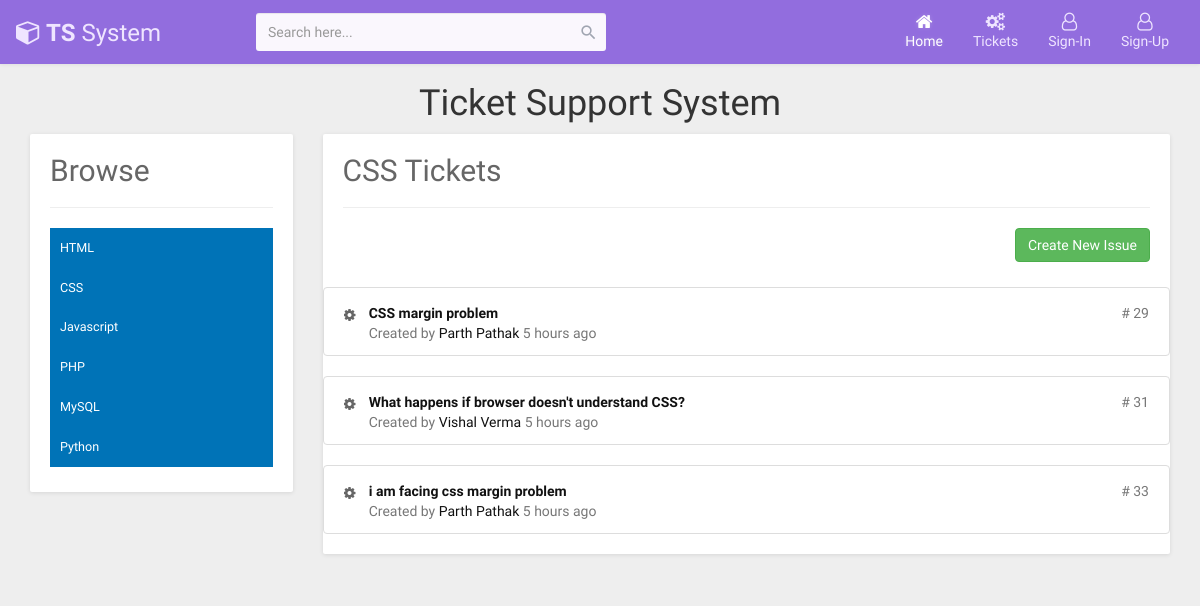
The page /tickets.php?catid=2 on the database its author committed.
### tables this page shows
CREATE TABLE `maintopics` (
  `topic_id` int(20) NOT NULL,
  `topic_name` varchar(255) NOT NULL,
  `topic_desc` varchar(255) NOT NULL,
  `topic_logo` varchar(255) NOT NULL,
  `created` timestamp NOT NULL DEFAULT current_timestamp() ON UPDATE current_timestamp()
);

CREATE TABLE `threads` (
  `thread_id` int(20) NOT NULL,
  `thread_title` varchar(255) NOT NULL,
  `thread_desc` varchar(255) NOT NULL,
  `thread_cat_id` int(20) NOT NULL,
  `thread_user_id` int(20) NOT NULL,
  `timestamp` datetime NOT NULL DEFAULT current_timestamp()
);

CREATE TABLE `users` (
  `userid` int(20) NOT NULL,
  `username` varchar(255) NOT NULL,
  `email` varchar(255) NOT NULL,
  `password` varchar(255) NOT NULL
);

### tickets.php (the view, shortened to what this page needs)
<?php
include "partials/dbconnect.php";
$catId = $_GET['catid'];
?>
<!DOCTYPE html>
<html lang="en">
<head>
  <link rel="stylesheet" href="https://maxcdn.bootstrapcdn.com/bootstrap/3.4.1/css/bootstrap.min.css">
  <link href="https://maxcdn.bootstrapcdn.com/font-awesome/4.3.0/css/font-awesome.min.css" rel="stylesheet">
  <link rel="stylesheet" href="assets\css\ticketstyle.css">
</head>
<?php
$sql_a = "SELECT * FROM threads WHERE thread_cat_id='$catId'";
$result_a = mysqli_query($conn, $sql_a);
$num_of_rows = mysqli_num_rows($result_a);
?>
<body>
<?php include "partials/navbar.php" ; ?>
<h1 class="text-center"> Ticket Support System </h1>
<div class="container">
<section class="content">
	<div class="row">
		<div class="col-md-3">
			<div class="grid support">
				<div class="grid-body">
					<h2>Browse</h2>
					<hr>
					<ul>
						<?php
						$sql_d = "SELECT * FROM maintopics ";
						$result_d = mysqli_query($conn, $sql_d);
						while($row_d = mysqli_fetch_assoc($result_d)){
						?>
						<li class="active"><a href=" tickets.php?catid=<?php echo $row_d["topic_id"];?> "> <?php echo $row_d["topic_name"];?> 	</a></li>
						 <?php } ?>
					</ul>
				</div>
			</div>
		</div>
		<div class="col-md-9">
			<div class="grid support-content">
				 <div class="grid-body">
				 <?php
					$sql_c = "SELECT * FROM maintopics WHERE topic_id='$catId'";
					$result_c = mysqli_query($conn, $sql_c);
					$row_c = mysqli_fetch_assoc($result_c);
				?>
				<h2>  <?php echo $row_c["topic_name"];?> Tickets </h2>
					 <hr>
					<?php if(!$loggedin){ ?>
					<button type="button" class="btn btn-success pull-right" data-toggle="modal" data-target="#loginissue"> Create New Issue</button>
					<?php } ?>
					</div>
					<div class="padding"></div>
					<div class="row">
						<?php if($num_of_rows > 0){ ?>
						<div class="col-md-12">
						<?php while($row_a = mysqli_fetch_assoc($result_a)){ ?>
							<ul class="list-group fa-padding">
								<li class="list-group-item" data-toggle="modal" data-target="#issue">
									<div class="media">
										<i class="fa fa-cog pull-left"></i>
										<div class="media-body">
											<strong> <a href="ticketreplies.php?thrid=<?php echo $row_a['thread_id']?> &catid=<?php echo $catId;?>">
											 <?php echo $row_a['thread_title']; ?></a> </strong> <span class="number pull-right"># <?php echo $row_a['thread_id']; ?> </span>
											 <?php
											 	$thr_user_id = $row_a['thread_user_id'];
											 	$sql_e = "SELECT * FROM users WHERE userid = '$thr_user_id'";
												$result_e = mysqli_query($conn, $sql_e);
												$row_e = mysqli_fetch_assoc($result_e);
											?>
											<p class="info">Created by <a href="#"><?php echo $row_e['username']; ?></a> 5 hours ago
											</p>
										</div>
									</div>
								</li>
							</ul>
							<?php } ?>
						</div>
						<?php }else{ ?>
							<h2 class="text-center"> No Records Found </h2>
						<?php } ?>
					</div>
				</div>
			</div>
		</div>
	</div>
</body>
</html>

### assets/css/ticketstyle.css (style rules this page uses)
body { margin-top:20px; background:#eee; }
.padding { padding: 10px; }
.grid { position: relative; width: 100%; background: #fff; color: #666666; border-radius: 2px; margin-bottom: 25px; box-shadow: 0px 1px 4px rgba(0, 0, 0, 0.1); }
.grid .grid-body { padding: 15px 20px 15px 20px; font-size: 0.9em; line-height: 1.9em; }
.support ul { list-style: none; padding: 0px; }
.support ul li { padding: 8px 10px; }
.support ul li a { color: #999; display: block; }
.support ul li.active { background: #0073b7; }
.support ul li.active a { color: #fff; }
.support h2, .support-content h2 { margin-top: 5px; }
.support-content .list-group li { padding: 15px 20px 12px 20px; cursor: pointer; }
.support-content .fa-padding .fa { padding-top: 5px; width: 1.5em; }
.support-content .info { color: #777; margin: 0px; }
.support-content a { color: #111; }
.support-content .number { color: #777; }

### partials/navbar.php (style rules this page uses)
body { background: #eeeeee; font-family: 'Varela Round', sans-serif; }

### rows shown on the page
maintopics: topic_name "HTML"
maintopics: topic_name "CSS"
maintopics: topic_name "Javascript"
maintopics: topic_name "PHP"
maintopics: topic_name "MySQL"
maintopics: topic_name "Python"
threads: thread_title "CSS margin problem", thread_id "29", users.username "Parth Pathak"
threads: thread_title "What happens if browser doesn't understand CSS?", thread_id "31", users.username "Vishal Verma"
threads: thread_title "i am facing css margin problem", thread_id "33", users.username "Parth Pathak"
